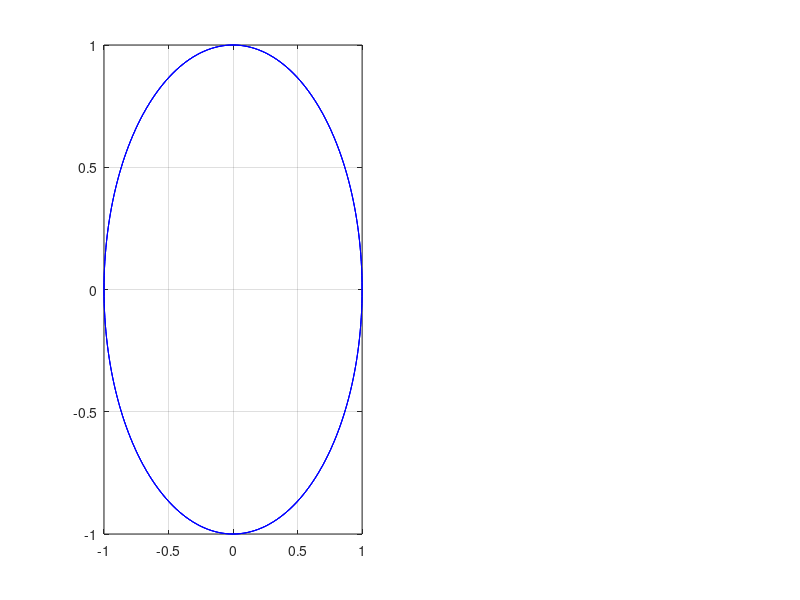

This figure's MATLAB source: (Note: this script raises an error after producing the figure.)
%% Triangle Wave Animation
Np = 220;            % Number of spatial points
dx = 2*pi/Np;        % discretization size
x  = 0:dx:(6*pi);    % utilized x range

% Individual Harmonics for sawtooth wave
f1sin = cos(x);            f1cos = sin(x);
f3sin = (1/9)*cos(3*x);    f3cos = (1/9)*sin(3*x); 
f5sin = (1/25)*cos(4*x);   f5cos = (1/25)*sin(4*x);
f7sin = (1/49)*cos(4*x);   f7cos = (1/49)*sin(4*x);

Nt = 100;                % Number of points over the circles
dtheta = 2*pi/Nt;        % Discretization over circles
theta  = 0:dtheta:2*pi;  % Span the whole 2pi

% Circle points
x1=sin(x);
y1=cos(x); 

x2=(1/9)*sin(3*x); 
y2=(1/9)*cos(3*x);

x3=(1/25)*sin(4*x);
y3=(1/25)*cos(4*x);

x4=(1/49)*sin(4*x);
y4=(1/49)*cos(4*x); 

Lx=length(x);
Lw=2; Fs=12;

for i=1:length(x)
    f1=figure (1); clf;

    sp1=subplot(1,2,1);
    % 1st harmonic
    plot(x1,y1,'Color','b'); hold on; grid on;
    line([0 f1cos(i)],[0 f1sin(i)],'Color','b','LineSmoothing','on');
    set(sp1,'Position',[0.0400    0.1800    0.4    0.677]);
    xlim([-1.5 1.5]); ylim([-1.5 1.5])

    % 2nd harmonic
    plot(x2+f1cos(i),y2+f1sin(i),'Color','r'); hold on;
    line(f1cos(i)+[0 f3cos(i)],f1sin(i)+[0 f3sin(i)],'Color','r','LineSmoothing','on');

    % 3rd harmonic
    plot(x3+f1cos(i)+f3cos(i),y3+f1sin(i)+f3sin(i),'Color','g'); hold on;
    line(f3cos(i)+f1cos(i)+[0 f5cos(i)],f3sin(i)+f1sin(i)+[0 f5sin(i)],'Color','g','LineSmoothing','on');

    % 4th harmonic
    plot(x4+f1cos(i)+f3cos(i)+f5cos(i),y4+f1sin(i)+f3sin(i)+f5sin(i),'Color','k'); hold on;
    line(f3cos(i)+f1cos(i)+f5cos(i)+[0 f7cos(i)],f3sin(i)+f1sin(i)+f5sin(i)+[0 f7sin(i)],'Color','k','LineSmoothing','on');
    [xf4, yf4] = ds2nfu(f3cos(i)+f1cos(i)+f5cos(i)+f7cos(i),f3sin(i)+f1sin(i)+f5sin(i)+f7sin(i));     % Convert axes coordinates to figure coordinates for 1st axes

    title('Circles')

    sp2=subplot(1,2,2);
    plot(x,(-pi*pi/8)*sawtooth(x,1/2),'k'); hold on; grid on;
    ylim([-1.5 1.5]); xlim([0 10])
    set(sp2,'Position',[0.52    0.178200    0.49    0.680]);

    % Convert axes coordinates to figure coordinates for 1st axes 
    [xg1, yg1] = ds2nfu(x(i),f1sin(i));    % 1st harmonic
    [xg2, yg2] = ds2nfu(x(i),f3sin(i));    % 2nd harmonic
    [xg3, yg3] = ds2nfu(x(i),f5sin(i));    % 3rd harmonic
    [xg4, yg4] = ds2nfu(x(i),f7sin(i));    % 4th harmonic
  
    plot(x(1:i),f1sin(1:i)+f3sin(1:i)+f5sin(1:i)+f7sin(1:i),'m','LineWidth',Lw); hold on; grid on;

    ylim([-1.5 1.5]); xlim([0 10])
    set(sp2,'Position',[0.52    0.178200    0.49    0.680]);

    [xgt, ygt] = ds2nfu(x(i),f1sin(i)+f3sin(i)+f5sin(i)+f7sin(i)); % Convert axes coordinates to figure coordinates for 1st axes
    annotation('line',[xf4 xgt],[yf4 ygt],'color','m','LineStyle','--');

    title('Four Harmonics of Triangle wave')
    xlabel('x')

    pause(0.01);
end